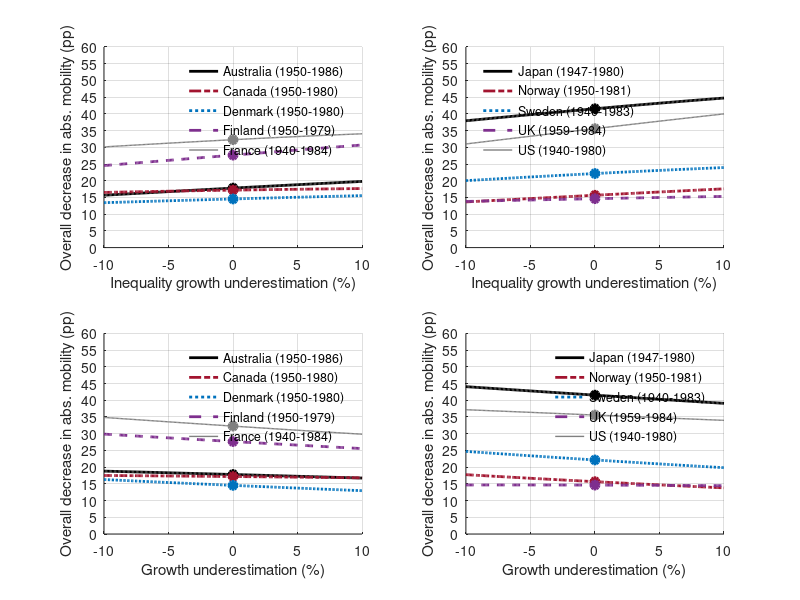
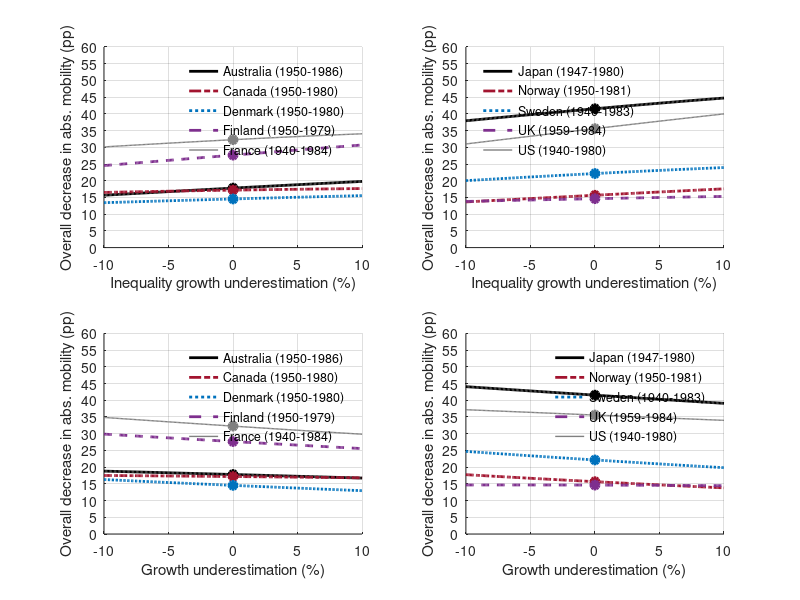
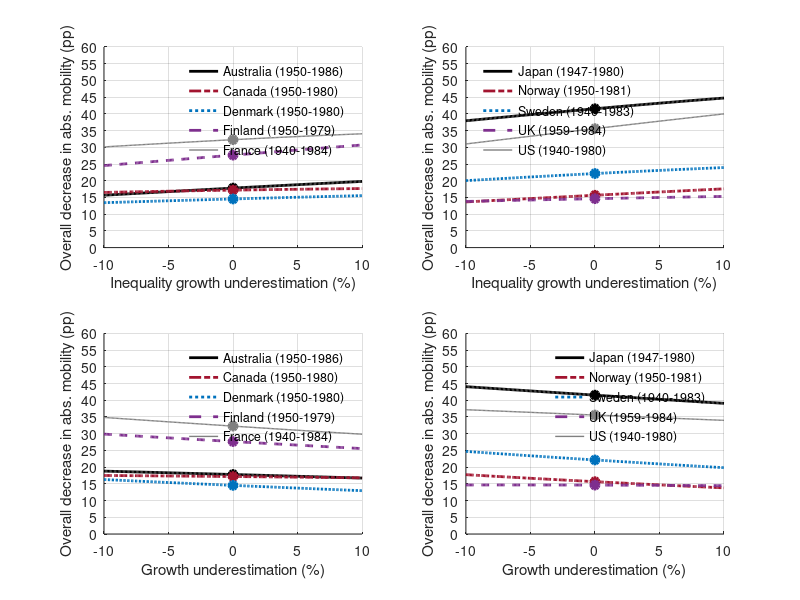

Write MATLAB code to recreate these figures, in order.
%Creates Figure E.7 - the decrease in absolute mobility with mis-estimation
%of inequality changes and income growth. This script creates the plot
%using 'tweaks_res.mat'.

clear;
close all;
load('tweaks_res.mat')

grey=[0.5 0.5 0.5];
purple=[0.494 0.184 0.556];
black=[0 0 0];
blue=[0 0.447 0.741];
darkred=[0.635 0.078 0.184];

i_tweaks=(-10:0.1:10)/100;
N=length(i_tweaks)+1;

subplot(2,2,1)
h1=plot(i_tweaks*100,AS1(2:end),'-k','linewidth',2);hold on;plot(0,AS1(1),'o','color','k','markerfacecolor','k','linewidth',2);
h2=plot(i_tweaks*100,CA1(2:end),'-k','linewidth',2);plot(0,CA1(1),'o','color',darkred,'markerfacecolor',darkred,'linewidth',2);
h3=plot(i_tweaks*100,DK1(2:end),'-k','linewidth',2);plot(0,DK1(1),'o','color',blue,'markerfacecolor',blue,'linewidth',2);
h4=plot(i_tweaks*100,FI1(2:end),'-k','linewidth',2);plot(0,FI1(1),'o','color',purple,'markerfacecolor',purple,'linewidth',2);
h5=plot(i_tweaks*100,FR1(2:end),'-k','linewidth',2);plot(0,FR1(1),'o','color',grey,'markerfacecolor',grey,'linewidth',2);

set(h2,'color',darkred,'linestyle','-.')
set(h3,'color',blue,'linestyle',':')
set(h4,'color',purple,'linestyle','--')
set(h5,'color',grey,'linewidth',1)
ylim([0 60])
yticks([0:5:100])
legend([h1,h2,h3,h4,h5],'Australia (1950-1986)','Canada (1950-1980)','Denmark (1950-1980)','Finland (1950-1979)','France (1940-1984)','location','northeast')
legend boxoff
ylabel('Overall decrease in abs. mobility (pp)')
xlabel('Inequality growth underestimation (%)')
grid on
box off

subplot(2,2,2)
h1=plot(i_tweaks*100,JP1(2:end),'-k','linewidth',2);hold on;plot(0,JP1(1),'o','color','k','markerfacecolor','k','linewidth',2);
h2=plot(i_tweaks*100,NO1(2:end),'-k','linewidth',2);plot(0,NO1(1),'o','color',darkred,'markerfacecolor',darkred,'linewidth',2);
h3=plot(i_tweaks*100,SW1(2:end),'-k','linewidth',2);plot(0,SW1(1),'o','color',blue,'markerfacecolor',blue,'linewidth',2);
h4=plot(i_tweaks*100,UK1(2:end),'-k','linewidth',2);plot(0,UK1(1),'o','color',purple,'markerfacecolor',purple,'linewidth',2);
h5=plot(i_tweaks*100,US1(2:end),'-k','linewidth',2);plot(0,US1(1),'o','color',grey,'markerfacecolor',grey,'linewidth',2);

set(h2,'color',darkred,'linestyle','-.')
set(h3,'color',blue,'linestyle',':')
set(h4,'color',purple,'linestyle','--')
set(h5,'color',grey,'linewidth',1)
ylim([0 60])
yticks([0:5:100])
legend([h1,h2,h3,h4,h5],'Japan (1947-1980)','Norway (1950-1981)','Sweden (1940-1983)','UK (1959-1984)','US (1940-1980)','location','northwest')
legend boxoff
ylabel('Overall decrease in abs. mobility (pp)')
xlabel('Inequality growth underestimation (%)')
grid on
box off

g_tweaks=(-10:0.1:10)/100;
N=length(g_tweaks)+1;

subplot(2,2,3)
h1=plot(g_tweaks*100,AS2(2:end),'-k','linewidth',2);hold on;plot(0,AS2(1),'o','color','k','markerfacecolor','k','linewidth',2);
h2=plot(g_tweaks*100,CA2(2:end),'-k','linewidth',2);plot(0,CA2(1),'o','color',darkred,'markerfacecolor',darkred,'linewidth',2);
h3=plot(g_tweaks*100,DK2(2:end),'-k','linewidth',2);plot(0,DK2(1),'o','color',blue,'markerfacecolor',blue,'linewidth',2);
h4=plot(g_tweaks*100,FI2(2:end),'-k','linewidth',2);plot(0,FI2(1),'o','color',purple,'markerfacecolor',purple,'linewidth',2);
h5=plot(g_tweaks*100,FR2(2:end),'-k','linewidth',2);plot(0,FR2(1),'o','color',grey,'markerfacecolor',grey,'linewidth',2);

set(h2,'color',darkred,'linestyle','-.')
set(h3,'color',blue,'linestyle',':')
set(h4,'color',purple,'linestyle','--')
set(h5,'color',grey,'linewidth',1)
ylim([0 60])
yticks([0:5:100])
legend([h1,h2,h3,h4,h5],'Australia (1950-1986)','Canada (1950-1980)','Denmark (1950-1980)','Finland (1950-1979)','France (1940-1984)','location','northeast')
legend boxoff
ylabel('Overall decrease in abs. mobility (pp)')
xlabel('Growth underestimation (%)')
grid on
box off

subplot(2,2,4)
h1=plot(g_tweaks*100,JP2(2:end),'-k','linewidth',2);hold on;plot(0,JP2(1),'o','color','k','markerfacecolor','k','linewidth',2);
h2=plot(g_tweaks*100,NO2(2:end),'-k','linewidth',2);plot(0,NO2(1),'o','color',darkred,'markerfacecolor',darkred,'linewidth',2);
h3=plot(g_tweaks*100,SW2(2:end),'-k','linewidth',2);plot(0,SW2(1),'o','color',blue,'markerfacecolor',blue,'linewidth',2);
h4=plot(g_tweaks*100,UK2(2:end),'-k','linewidth',2);plot(0,UK2(1),'o','color',purple,'markerfacecolor',purple,'linewidth',2);
h5=plot(g_tweaks*100,US2(2:end),'-k','linewidth',2);plot(0,US2(1),'o','color',grey,'markerfacecolor',grey,'linewidth',2);

ylim([0 60])
yticks([0:5:100])
legend([h1,h2,h3,h4,h5],'Japan (1947-1980)','Norway (1950-1981)','Sweden (1940-1983)','UK (1959-1984)','US (1940-1980)','location','northeast')
legend boxoff
ylabel('Overall decrease in abs. mobility (pp)')
xlabel('Growth underestimation (%)')
grid on
box off
set(h2,'color',darkred,'linestyle','-.')
set(h3,'color',blue,'linestyle',':')
set(h4,'color',purple,'linestyle','--')
set(h5,'color',grey,'linewidth',1)

%Export figure
set(gcf,'color','w');
set(gcf, 'Position', [10 10 500*2 400*2]);
exportgraphics(gcf,'figureE7.jpg','Resolution',1200)
exportgraphics(gcf,'figureE7.pdf')
exportgraphics(gcf,'figureE7.eps')
close all
clear